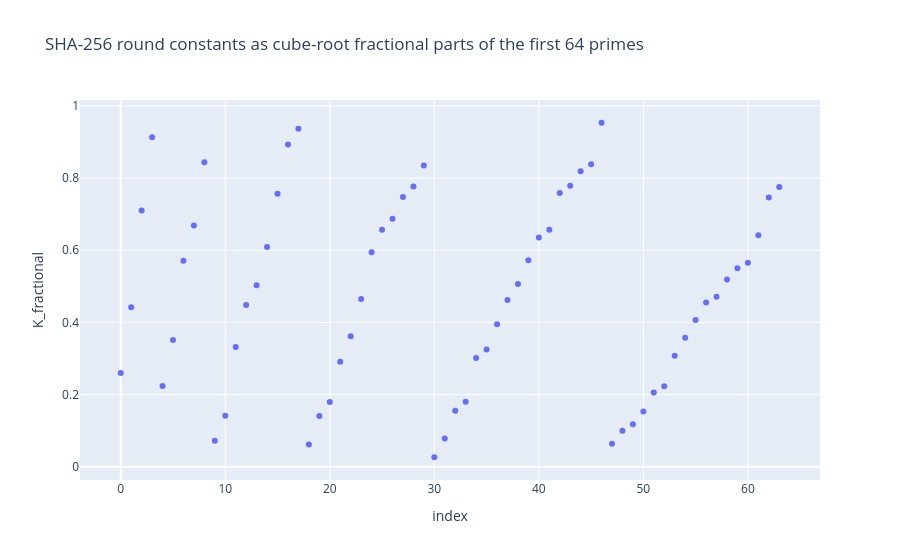

The notebook cell saved with this chart:
### Code cell
fig_prime = px.scatter(
    prime_audit,
    x="index",
    y="K_fractional",
    hover_data=["prime", "K_hex"],
    title="SHA-256 round constants as cube-root fractional parts of the first 64 primes"
)
fig_prime.show()
maybe_save_df(prime_audit, "prime_audit.csv")
maybe_save_fig(fig_prime, "fig_prime_constants.html")

### Figure 1 — Plotly figure (JSON) as saved in the notebook; plotly's stock layout.template omitted (floating-point values rounded to 4 significant figures)
{"data": [{"customdata": [[2, "0x428a2f98"], [3, "0x71374491"], [5, "0xb5c0fbcf"], [7, "0xe9b5dba5"], [11, "0x3956c25b"], [13, "0x59f111f1"], [17, "0x923f82a4"], [19, "0xab1c5ed5"], [23, "0xd807aa98"], [29, "0x12835b01"], [31, "0x243185be"], [37, "0x550c7dc3"], [41, "0x72be5d74"], [43, "0x80deb1fe"], [47, "0x9bdc06a7"], [53, "0xc19bf174"], [59, "0xe49b69c1"], [61, "0xefbe4786"], [67, "0x0fc19dc6"], [71, "0x240ca1cc"], [73, "0x2de92c6f"], [79, "0x4a7484aa"], [83, "0x5cb0a9dc"], [89, "0x76f988da"], [97, "0x983e5152"], [101, "0xa831c66d"], [103, "0xb00327c8"], [107, "0xbf597fc7"], [109, "0xc6e00bf3"], [113, "0xd5a79147"], [127, "0x06ca6351"], [131, "0x14292967"], [137, "0x27b70a85"], [139, "0x2e1b2138"], [149, "0x4d2c6dfc"], [151, "0x53380d13"], [157, "0x650a7354"], [163, "0x766a0abb"], [167, "0x81c2c92e"], [173, "0x92722c85"], [179, "0xa2bfe8a1"], [181, "0xa81a664b"], [191, "0xc24b8b70"], [193, "0xc76c51a3"], [197, "0xd192e819"], [199, "0xd6990624"], [211, "0xf40e3585"], [223, "0x106aa070"], [227, "0x19a4c116"], [229, "0x1e376c08"], [233, "0x2748774c"], [239, "0x34b0bcb5"], [241, "0x391c0cb3"], [251, "0x4ed8aa4a"], [257, "0x5b9cca4f"], [263, "0x682e6ff3"], [269, "0x748f82ee"], [271, "0x78a5636f"], [277, "0x84c87814"], [281, "0x8cc70208"], [283, "0x90befffa"], [293, "0xa4506ceb"], [307, "0xbef9a3f7"], [311, "0xc67178f2"]], "hovertemplate": "index=%{x}<br>K_fractional=%{y}<br>prime=%{customdata[0]}<br>K_hex=%{customdata[1]}<extra></extra>", "legendgroup": "", "marker": {"color": "#636efa", "symbol": "circle"}, "mode": "markers", "name": "", "orientation": "v", "showlegend": false, "type": "scatter", "x": [0, 1, 2, 3, 4, 5, 6, 7, 8, 9, 10, 11, 12, 13, 14, 15, 16, 17, 18, 19, 20, 21, 22, 23, 24, 25, 26, 27, 28, 29, 30, 31, 32, 33, 34, 35, 36, 37, 38, 39, 40, 41, 42, 43, 44, 45, 46, 47, 48, 49, 50, 51, 52, 53, 54, 55, 56, 57, 58, 59, 60, 61, 62, 63], "xaxis": "x", "y": [0.2599, 0.4422, 0.71, 0.9129, 0.224, 0.3513, 0.5713, 0.6684, 0.8439, 0.07232, 0.1414, 0.3322, 0.4482, 0.5034, 0.6088, 0.7563, 0.893, 0.9365, 0.06155, 0.1408, 0.1793, 0.2908, 0.3621, 0.4647, 0.5947, 0.657, 0.6875, 0.7475, 0.7769, 0.8346, 0.02653, 0.07875, 0.1551, 0.1801, 0.3015, 0.3251, 0.3947, 0.4626, 0.5069, 0.5721, 0.6357, 0.6567, 0.759, 0.779, 0.8186, 0.8383, 0.9533, 0.06413, 0.1002, 0.118, 0.1534, 0.2058, 0.2231, 0.308, 0.3579, 0.407, 0.4553, 0.4713, 0.5187, 0.5499, 0.5654, 0.6419, 0.746, 0.7752], "yaxis": "y"}], "layout": {"legend": {"tracegroupgap": 0}, "title": {"text": "SHA-256 round constants as cube-root fractional parts of the first 64 primes"}, "xaxis": {"anchor": "y", "domain": [0, 1], "title": {"text": "index"}}, "yaxis": {"anchor": "x", "domain": [0, 1], "title": {"text": "K_fractional"}}}}
